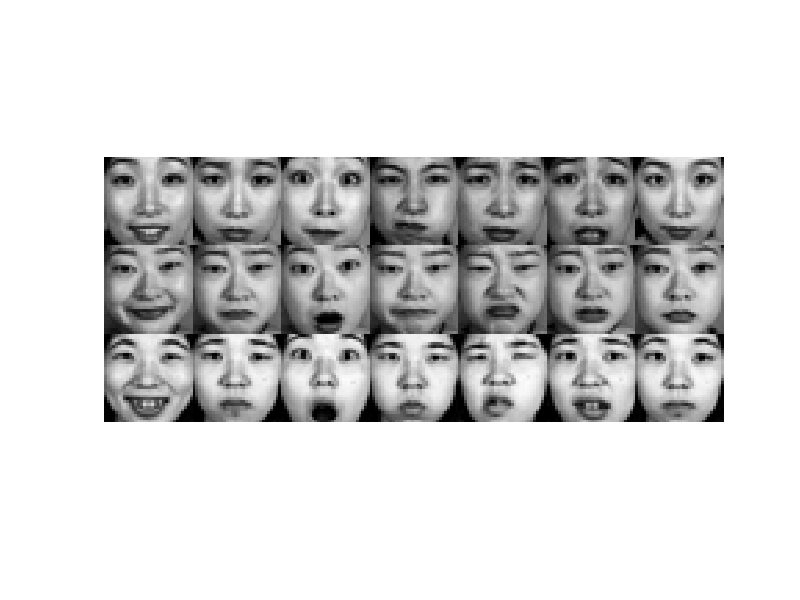

Source code (MATLAB):
load Jaffe.mat;
load Jaffe32_row.mat;
res = zeros(32*3,32*7);
aline11 = Jaffe32_row(1,:);
pic = reshape(aline11,32,32);
% imshow(pic);
res(1:32,1:32) = pic;
aline12 = Jaffe32_row(5,:);
pic = reshape(aline12,32,32);
res(1:32,33:64) = pic;
aline13= Jaffe32_row(8,:);
pic = reshape(aline13,32,32);
res(1:32,65:96) = pic;
aline14= Jaffe32_row(11,:);
pic = reshape(aline14,32,32);
res(1:32,97:128) = pic;
aline15= Jaffe32_row(14,:);
pic = reshape(aline15,32,32);
res(1:32,129:160) = pic;
aline16= Jaffe32_row(17,:);
pic = reshape(aline16,32,32);
res(1:32,161:192) = pic;
aline17= Jaffe32_row(21,:);
pic = reshape(aline17,32,32);
res(1:32,193:224) = pic;
aline21= Jaffe32_row(24,:);
pic = reshape(aline21,32,32);
res(33:64,1:32) = pic;
aline22= Jaffe32_row(27,:);
pic = reshape(aline22,32,32);
res(33:64,33:64) = pic;
aline23= Jaffe32_row(30,:);
pic = reshape(aline23,32,32);
res(33:64,65:96) = pic;
aline24= Jaffe32_row(33,:);
pic = reshape(aline24,32,32);
res(33:64,97:128) = pic;
aline25= Jaffe32_row(36,:);
pic = reshape(aline25,32,32);
res(33:64,129:160) = pic;
aline26= Jaffe32_row(40,:);
pic = reshape(aline26,32,32);
res(33:64,161:192) = pic;
aline27= Jaffe32_row(44,:);
pic = reshape(aline27,32,32);
res(33:64,193:224) = pic;
aline31= Jaffe32_row(46,:);
pic = reshape(aline31,32,32);
res(65:96,1:32) = pic;
aline32= Jaffe32_row(50,:);
pic = reshape(aline32,32,32);
res(65:96,33:64) = pic;
aline33= Jaffe32_row(54,:);
pic = reshape(aline33,32,32);
res(65:96,65:96) = pic;
aline34= Jaffe32_row(57,:);
pic = reshape(aline34,32,32);
res(65:96,97:128) = pic;
aline35= Jaffe32_row(60,:);
pic = reshape(aline35,32,32);
res(65:96,129:160) = pic;
aline36= Jaffe32_row(63,:);
pic = reshape(aline36,32,32);
res(65:96,161:192) = pic;
aline37= Jaffe32_row(67,:);
pic = reshape(aline37,32,32);
res(65:96,193:224) = pic;
imshow(uint8(res));
